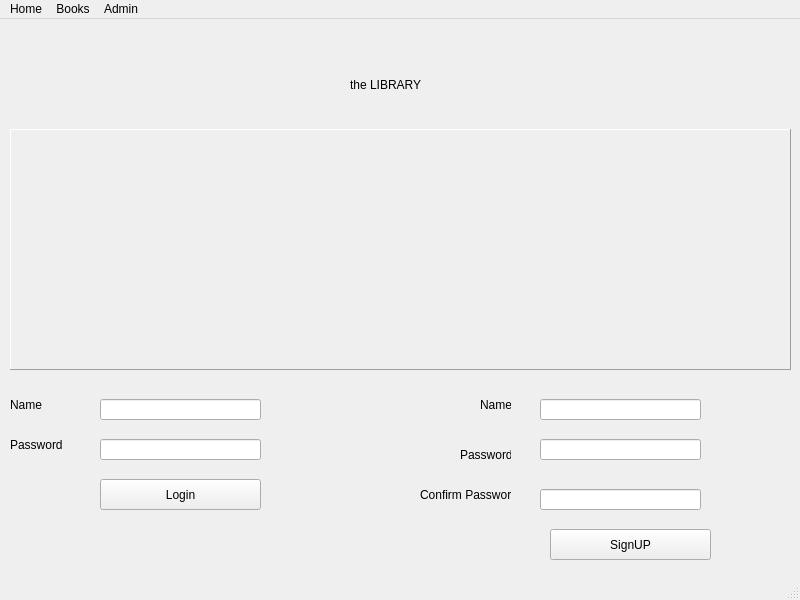
<?xml version="1.0" encoding="UTF-8"?>
<ui version="4.0">
 <class>theLibrary</class>
 <widget class="QMainWindow" name="theLibrary">
  <property name="geometry">
   <rect>
    <x>0</x>
    <y>0</y>
    <width>800</width>
    <height>600</height>
   </rect>
  </property>
  <property name="windowTitle">
   <string>theLibrary</string>
  </property>
  <widget class="QWidget" name="centralwidget">
   <widget class="QLabel" name="imgLibrary">
    <property name="geometry">
     <rect>
      <x>10</x>
      <y>110</y>
      <width>781</width>
      <height>241</height>
     </rect>
    </property>
    <property name="autoFillBackground">
     <bool>false</bool>
    </property>
    <property name="frameShape">
     <enum>QFrame::Panel</enum>
    </property>
    <property name="frameShadow">
     <enum>QFrame::Raised</enum>
    </property>
    <property name="text">
     <string/>
    </property>
   </widget>
   <widget class="QLabel" name="Welcome">
    <property name="geometry">
     <rect>
      <x>0</x>
      <y>30</y>
      <width>801</width>
      <height>71</height>
     </rect>
    </property>
    <property name="text">
     <string>the LIBRARY</string>
    </property>
    <property name="indent">
     <number>350</number>
    </property>
   </widget>
   <widget class="QPushButton" name="btnMlogin">
    <property name="geometry">
     <rect>
      <x>100</x>
      <y>460</y>
      <width>161</width>
      <height>31</height>
     </rect>
    </property>
    <property name="text">
     <string>Login</string>
    </property>
   </widget>
   <widget class="QLabel" name="label">
    <property name="geometry">
     <rect>
      <x>10</x>
      <y>370</y>
      <width>61</width>
      <height>31</height>
     </rect>
    </property>
    <property name="text">
     <string>Name</string>
    </property>
   </widget>
   <widget class="QLineEdit" name="txtMLogin">
    <property name="geometry">
     <rect>
      <x>100</x>
      <y>380</y>
      <width>161</width>
      <height>21</height>
     </rect>
    </property>
   </widget>
   <widget class="QLabel" name="label_2">
    <property name="geometry">
     <rect>
      <x>10</x>
      <y>410</y>
      <width>61</width>
      <height>31</height>
     </rect>
    </property>
    <property name="text">
     <string>Password</string>
    </property>
   </widget>
   <widget class="QLineEdit" name="txtMPass">
    <property name="geometry">
     <rect>
      <x>100</x>
      <y>420</y>
      <width>161</width>
      <height>21</height>
     </rect>
    </property>
   </widget>
   <widget class="QPushButton" name="btnuserlogin_2">
    <property name="geometry">
     <rect>
      <x>550</x>
      <y>510</y>
      <width>161</width>
      <height>31</height>
     </rect>
    </property>
    <property name="text">
     <string>SignUP</string>
    </property>
   </widget>
   <widget class="QLineEdit" name="lineEdit_3">
    <property name="geometry">
     <rect>
      <x>540</x>
      <y>380</y>
      <width>161</width>
      <height>21</height>
     </rect>
    </property>
   </widget>
   <widget class="QLabel" name="label_3">
    <property name="geometry">
     <rect>
      <x>480</x>
      <y>370</y>
      <width>31</width>
      <height>31</height>
     </rect>
    </property>
    <property name="text">
     <string>Name</string>
    </property>
   </widget>
   <widget class="QLineEdit" name="lineEdit_4">
    <property name="geometry">
     <rect>
      <x>540</x>
      <y>420</y>
      <width>161</width>
      <height>21</height>
     </rect>
    </property>
   </widget>
   <widget class="QLabel" name="label_4">
    <property name="geometry">
     <rect>
      <x>460</x>
      <y>420</y>
      <width>51</width>
      <height>31</height>
     </rect>
    </property>
    <property name="text">
     <string>Password</string>
    </property>
   </widget>
   <widget class="QLineEdit" name="lineEdit_5">
    <property name="geometry">
     <rect>
      <x>540</x>
      <y>470</y>
      <width>161</width>
      <height>21</height>
     </rect>
    </property>
   </widget>
   <widget class="QLabel" name="label_5">
    <property name="geometry">
     <rect>
      <x>420</x>
      <y>460</y>
      <width>91</width>
      <height>31</height>
     </rect>
    </property>
    <property name="text">
     <string>Confirm Password</string>
    </property>
   </widget>
  </widget>
  <widget class="QMenuBar" name="menubar">
   <property name="geometry">
    <rect>
     <x>0</x>
     <y>0</y>
     <width>800</width>
     <height>21</height>
    </rect>
   </property>
   <widget class="QMenu" name="menuHome">
    <property name="title">
     <string>Home</string>
    </property>
   </widget>
   <widget class="QMenu" name="menuBooks">
    <property name="title">
     <string>Books</string>
    </property>
   </widget>
   <widget class="QMenu" name="menuAdmin">
    <property name="title">
     <string>Admin</string>
    </property>
   </widget>
   <addaction name="menuHome"/>
   <addaction name="menuBooks"/>
   <addaction name="menuAdmin"/>
  </widget>
  <widget class="QStatusBar" name="statusbar"/>
 </widget>
 <resources/>
 <connections/>
</ui>
